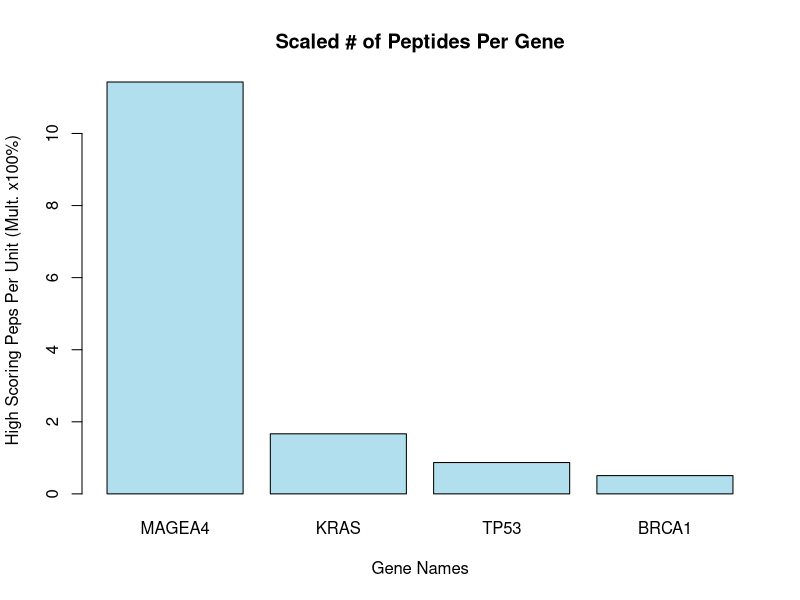

The R source for this figure:
## ---- chunk 1
getwd()

rank_data = read.csv("rank.csv", header=T)

num_data = read.csv("scaled.csv", header=T)


for (i in 1:nrow(num_data)) {
  num_data$unit_transformed[i] <- num_data$scale_unit[i] * 100
}

barplot(num_data$unit_transformed, main="Scaled # of Peptides Per Gene",
   xlab="Gene Names", ylab="High Scoring Peps Per Unit (Mult. x100%)", col="lightblue2", names=num_data$name)

